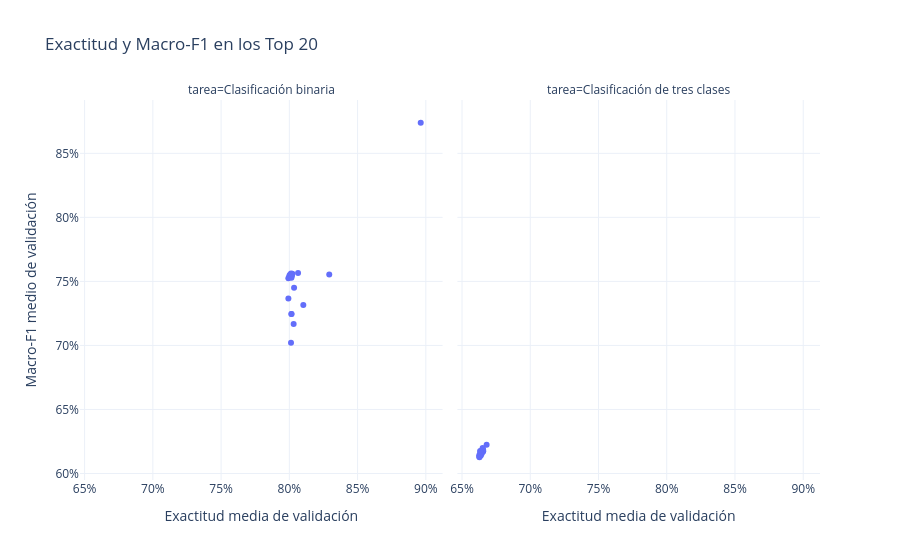

Here is the notebook cell this chart was saved with:
### Markdown cell above
### Gráfico 2. Relación entre exactitud y Macro-F1

Cada punto representa una configuración del Top 20. La exactitud resume cuántos mensajes se clasificaron correctamente; Macro-F1 promedia el resultado de cada clase y ayuda a ver si el modelo también reconoce las clases menos frecuentes. Las tareas se muestran con símbolos distintos y se interpretan por separado.

**Hallazgo principal:** dentro de cada tarea, ambas medidas se mueven en la misma direcciób. Aun así, los puntos no coinciden exactamente: demostrando junto con la matriz de confusión previamente discutida el rol del desbalance de clases en el desempeño de los modelos y por qué se observa mejor desempeño en la clasificación binaria.

### Code cell
scatter_data = top20.copy() # copia para poder seguir trabajando sobre un df en los próximos gráficos
scatter_data["tarea"] = scatter_data["dataset"].map({
    "binary": "Clasificación binaria",
    "3classes": "Clasificación de tres clases",
})

fig = px.scatter(
    scatter_data,
    x="cv_accuracy_mean",
    y="cv_macro_f1_mean",
    facet_col="tarea",
    hover_data=["rank", "representation"],
    title="Exactitud y Macro-F1 en los Top 20",
    labels={
        "cv_accuracy_mean": "Exactitud media de validación",
        "cv_macro_f1_mean": "Macro-F1 medio de validación",
    },
    template="plotly_white",
)
fig.update_xaxes(tickformat=".0%")
fig.update_yaxes(tickformat=".0%")
fig.show()

### Figure 1 — Plotly figure (JSON) as saved in the notebook; plotly's stock layout.template omitted (floating-point values rounded to 4 significant figures)
{"data": [{"customdata": [[1, "bert_base_finetuned"], [2, "bert_base_finetuned"], [3, "tfidf_word_char"], [4, "tfidf_word_char"], [5, "combo_ngrams+ensemble"], [6, "tfidf_char"], [7, "ngrams"], [8, "tfidf_word_char"], [9, "tfidf_word"], [10, "bow"], [11, "bow"], [12, "combo_tfidf+ngrams+ensemble"], [13, "tfidf_word_char"], [14, "tfidf_char"], [15, "combo_ngrams+ensemble"], [16, "combo_tfidf+ngrams+ensemble"], [17, "combo_tfidf+ensemble"], [18, "combo_one_hot+ngrams+ensemble"], [19, "combo_bow+ngrams+ensemble"], [20, "ensemble"]], "hovertemplate": "tarea=Clasificación binaria<br>Exactitud media de validación=%{x}<br>Macro-F1 medio de validación=%{y}<br>rank=%{customdata[0]}<br>representation=%{customdata[1]}<extra></extra>", "legendgroup": "", "marker": {"color": "#636efa", "symbol": "circle"}, "mode": "markers", "name": "", "orientation": "v", "showlegend": false, "type": "scatter", "x": [0.8963, 0.8293, 0.8102, 0.8064, 0.8035, 0.8032, 0.8022, 0.8019, 0.8015, 0.8015, 0.8015, 0.8015, 0.8012, 0.8012, 0.8012, 0.8012, 0.8003, 0.7999, 0.7993, 0.7993], "xaxis": "x", "y": [0.8739, 0.7553, 0.7315, 0.7565, 0.7451, 0.7167, 0.7559, 0.7546, 0.7528, 0.7245, 0.7245, 0.7541, 0.702, 0.7562, 0.7544, 0.7551, 0.7549, 0.7538, 0.7524, 0.7366], "yaxis": "y"}, {"customdata": [[1, "combo_tfidf+ensemble"], [2, "combo_bow+ensemble"], [3, "combo_ngrams+ensemble"], [4, "combo_one_hot+ensemble"], [5, "combo_bow+tfidf+ngrams+ensemble"], [6, "combo_one_hot+tfidf+ngrams+ensemble"], [7, "combo_tfidf+ngrams+ensemble"], [8, "combo_bow+ngrams+ensemble"], [9, "combo_tfidf+ensemble"], [10, "combo_bow+one_hot+ngrams+ensemble"], [11, "combo_tfidf+ngrams+ensemble"], [12, "combo_bow+ensemble"], [13, "combo_bow+one_hot+ngrams+ensemble"], [14, "combo_bow+one_hot+tfidf+ngrams+ensemble"], [15, "combo_bow+tfidf+ngrams+ensemble"], [16, "combo_tfidf+ngrams+ensemble"], [17, "combo_tfidf+ensemble"], [18, "combo_bow+tfidf+ngrams+ensemble"], [19, "combo_ngrams+ensemble"], [20, "combo_bow+one_hot+tfidf+ngrams+ensemble"]], "hovertemplate": "tarea=Clasificación de tres clases<br>Exactitud media de validación=%{x}<br>Macro-F1 medio de validación=%{y}<br>rank=%{customdata[0]}<br>representation=%{customdata[1]}<extra></extra>", "legendgroup": "", "marker": {"color": "#636efa", "symbol": "circle"}, "mode": "markers", "name": "", "orientation": "v", "showlegend": false, "type": "scatter", "x": [0.668, 0.6656, 0.6654, 0.6654, 0.6653, 0.6653, 0.6651, 0.6649, 0.6649, 0.6648, 0.6643, 0.6643, 0.6638, 0.6636, 0.6635, 0.6633, 0.6633, 0.6628, 0.6626, 0.6626], "xaxis": "x2", "y": [0.6224, 0.6175, 0.6189, 0.6173, 0.6171, 0.618, 0.6199, 0.6173, 0.6165, 0.6178, 0.6152, 0.6163, 0.614, 0.6157, 0.6172, 0.6153, 0.6175, 0.6127, 0.6143, 0.6131], "yaxis": "y2"}], "layout": {"annotations": [{"font": {}, "showarrow": false, "text": "tarea=Clasificación binaria", "x": 0.245, "xanchor": "center", "xref": "paper", "y": 1, "yanchor": "bottom", "yref": "paper"}, {"font": {}, "showarrow": false, "text": "tarea=Clasificación de tres clases", "x": 0.755, "xanchor": "center", "xref": "paper", "y": 1, "yanchor": "bottom", "yref": "paper"}], "legend": {"tracegroupgap": 0}, "title": {"text": "Exactitud y Macro-F1 en los Top 20"}, "xaxis": {"anchor": "y", "domain": [0, 0.49], "tickformat": ".0%", "title": {"text": "Exactitud media de validación"}}, "xaxis2": {"anchor": "y2", "domain": [0.51, 1], "matches": "x", "tickformat": ".0%", "title": {"text": "Exactitud media de validación"}}, "yaxis": {"anchor": "x", "domain": [0, 1], "tickformat": ".0%", "title": {"text": "Macro-F1 medio de validación"}}, "yaxis2": {"anchor": "x2", "domain": [0, 1], "matches": "y", "showticklabels": false, "tickformat": ".0%"}}}
